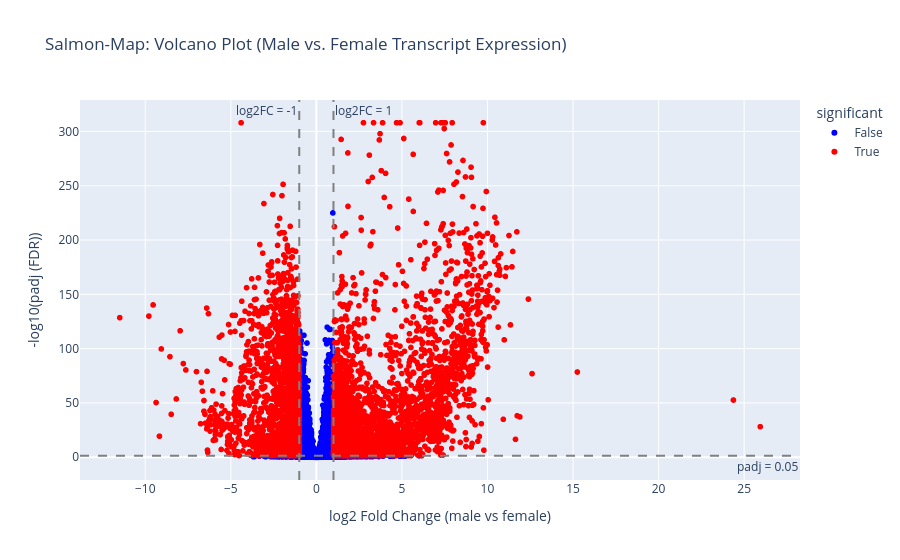

The code cell stored with this chart in its notebook:
### Code cell
fig = px.scatter(
    results_full_annot,
    x="log2FoldChange",
    y="neglog10_padj",
    hover_name="transcript_id",
    hover_data=["padj", "HOG", "PFAMs"],  # Use the columns that already exist
    color="significant",
    color_discrete_map={True: "red", False: "blue"},
    title="Salmon-Map: Volcano Plot (Male vs. Female Transcript Expression)"
)

fig.update_traces(textposition='top center', textfont_size=8)

fig.update_layout(
    xaxis_title="log2 Fold Change (male vs female)",
    yaxis_title="-log10(padj (FDR))",
)

# Horizontal FDR=0.05 cutoff
padj_cut = -np.log10(0.05)

fig.add_hline(
    y=padj_cut,
    line_dash="dash",
    line_color="grey",
    annotation_text="padj = 0.05",
    annotation_position="bottom right"
)

# Vertical log2FC cutoffs
fig.add_vline(
    x=-1,
    line_dash="dash",
    line_color="grey",
    annotation_text="log2FC = -1",
    annotation_position="top left"
)
fig.add_vline(
    x=1,
    line_dash="dash",
    line_color="grey",
    annotation_text="log2FC = 1",
    annotation_position="top right"
)

fig.show()


#DE genes
sig_counts = results_full_annot["significant"].sum()
higher_in_m = ((results_full_annot["significant"]) & 
               (results_full_annot["log2FoldChange"] > 0)).sum()
higher_in_f = ((results_full_annot["significant"]) & 
               (results_full_annot["log2FoldChange"] < 0)).sum()

print(f"Total significant transcripts: {sig_counts}")
print(f"Higher in males: {higher_in_m}")
print(f"Higher in females: {higher_in_f}")

### Figure 1 — Plotly figure (JSON) as saved in the notebook; plotly's stock layout.template omitted (floating-point values rounded to 4 significant figures; data arrays with more than 128 entries replaced by an {"elided": "..."} marker saying what was removed)
{"data": [{"customdata": {"elided": "10440x3 mixed values"}, "hovertemplate": "<b>%{hovertext}</b><br><br>significant=False<br>log2FoldChange=%{x}<br>neglog10_padj=%{y}<br>padj=%{customdata[0]}<br>HOG=%{customdata[1]}<br>PFAMs=%{customdata[2]}<extra></extra>", "hovertext": {"elided": "10440 str values"}, "legendgroup": "False", "marker": {"color": "blue", "symbol": "circle"}, "mode": "markers", "name": "False", "showlegend": true, "textfont": {"size": 8}, "textposition": "top center", "type": "scattergl", "x": {"elided": "10440 float values"}, "xaxis": "x", "y": {"elided": "10440 float values"}, "yaxis": "y"}, {"customdata": {"elided": "7134x3 mixed values"}, "hovertemplate": "<b>%{hovertext}</b><br><br>significant=True<br>log2FoldChange=%{x}<br>neglog10_padj=%{y}<br>padj=%{customdata[0]}<br>HOG=%{customdata[1]}<br>PFAMs=%{customdata[2]}<extra></extra>", "hovertext": {"elided": "7134 str values"}, "legendgroup": "True", "marker": {"color": "red", "symbol": "circle"}, "mode": "markers", "name": "True", "showlegend": true, "textfont": {"size": 8}, "textposition": "top center", "type": "scattergl", "x": {"elided": "7134 float values"}, "xaxis": "x", "y": {"elided": "7134 float values"}, "yaxis": "y"}], "layout": {"annotations": [{"showarrow": false, "text": "padj = 0.05", "x": 1, "xanchor": "right", "xref": "x domain", "y": 1.301, "yanchor": "top", "yref": "y"}, {"showarrow": false, "text": "log2FC = -1", "x": -1, "xanchor": "right", "xref": "x", "y": 1, "yanchor": "top", "yref": "y domain"}, {"showarrow": false, "text": "log2FC = 1", "x": 1, "xanchor": "left", "xref": "x", "y": 1, "yanchor": "top", "yref": "y domain"}], "legend": {"title": {"text": "significant"}, "tracegroupgap": 0}, "shapes": [{"line": {"color": "grey", "dash": "dash"}, "type": "line", "x0": 0, "x1": 1, "xref": "x domain", "y0": 1.301, "y1": 1.301, "yref": "y"}, {"line": {"color": "grey", "dash": "dash"}, "type": "line", "x0": -1, "x1": -1, "xref": "x", "y0": 0, "y1": 1, "yref": "y domain"}, {"line": {"color": "grey", "dash": "dash"}, "type": "line", "x0": 1, "x1": 1, "xref": "x", "y0": 0, "y1": 1, "yref": "y domain"}], "title": {"text": "Salmon-Map: Volcano Plot (Male vs. Female Transcript Expression)"}, "xaxis": {"anchor": "y", "domain": [0, 1], "title": {"text": "log2 Fold Change (male vs female)"}}, "yaxis": {"anchor": "x", "domain": [0, 1], "title": {"text": "-log10(padj (FDR))"}}}}
